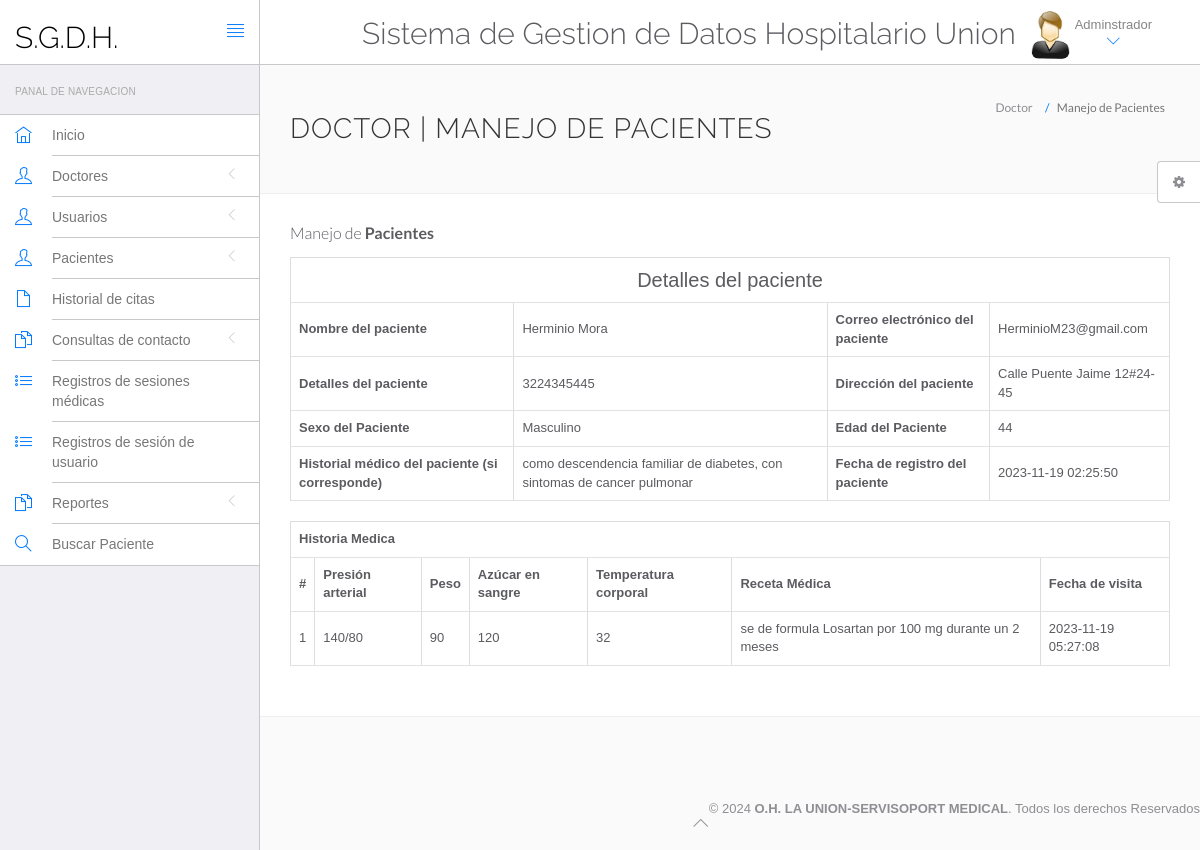
The app's page /hms/admin/view-patient.php?viewid=1 (signed in) with its own data.
### tables this page shows
CREATE TABLE `tblpatient` (
  `ID` int(10) NOT NULL,
  `Docid` int(10) DEFAULT NULL,
  `PatientName` varchar(200) DEFAULT NULL,
  `PatientContno` bigint(10) DEFAULT NULL,
  `PatientEmail` varchar(200) DEFAULT NULL,
  `PatientGender` varchar(50) DEFAULT NULL,
  `PatientAdd` mediumtext,
  `PatientAge` int(10) DEFAULT NULL,
  `PatientMedhis` mediumtext,
  `CreationDate` timestamp NULL DEFAULT CURRENT_TIMESTAMP,
  `UpdationDate` timestamp NULL DEFAULT NULL ON UPDATE CURRENT_TIMESTAMP
);

CREATE TABLE `tblmedicalhistory` (
  `ID` int(10) NOT NULL,
  `PatientID` int(10) DEFAULT NULL,
  `BloodPressure` varchar(200) DEFAULT NULL,
  `BloodSugar` varchar(200) NOT NULL,
  `Weight` varchar(100) DEFAULT NULL,
  `Temperature` varchar(200) DEFAULT NULL,
  `MedicalPres` mediumtext,
  `CreationDate` timestamp NOT NULL DEFAULT CURRENT_TIMESTAMP ON UPDATE CURRENT_TIMESTAMP
);

### hms/admin/view-patient.php (the view, shortened to what this page needs)
<?php
include('include/config.php');
?>
<!DOCTYPE html>
<html lang="en">
	<head>
		<link rel="stylesheet" href="vendor/bootstrap/css/bootstrap.min.css">
		<link rel="stylesheet" href="vendor/fontawesome/css/font-awesome.min.css">
		<link rel="stylesheet" href="vendor/themify-icons/themify-icons.min.css">
		<link href="vendor/animate.css/animate.min.css" rel="stylesheet" media="screen">
		<link href="vendor/perfect-scrollbar/perfect-scrollbar.min.css" rel="stylesheet" media="screen">
		<link href="vendor/switchery/switchery.min.css" rel="stylesheet" media="screen">
		<link href="vendor/bootstrap-touchspin/jquery.bootstrap-touchspin.min.css" rel="stylesheet" media="screen">
		<link href="vendor/select2/select2.min.css" rel="stylesheet" media="screen">
		<link href="vendor/bootstrap-datepicker/bootstrap-datepicker3.standalone.min.css" rel="stylesheet" media="screen">
		<link href="vendor/bootstrap-timepicker/bootstrap-timepicker.min.css" rel="stylesheet" media="screen">
		<link rel="stylesheet" href="assets/css/styles.css">
		<link rel="stylesheet" href="assets/css/plugins.css">
		<link rel="stylesheet" href="assets/css/themes/theme-1.css" id="skin_color" />
	</head>
	<body>
		<div id="app">
<?php include('include/sidebar.php');?>
<div class="app-content">
<?php include('include/header.php');?>
<div class="main-content" >
<div class="wrap-content container" id="container">
<section id="page-title">
<div class="row">
<div class="col-sm-8">
<h1 class="mainTitle">Doctor | Manejo de Pacientes</h1>
</div>
<ol class="breadcrumb">
<li>
<span>Doctor</span>
</li>
<li class="active">
<span> Manejo de Pacientes</span>
</li>
</ol>
</div>
</section>
<div class="container-fluid container-fullw bg-white">
<div class="row">
<div class="col-md-12">
<h5 class="over-title margin-bottom-15"> Manejo de  <span class="text-bold">Pacientes</span></h5>
<?php
                               $vid=$_GET['viewid'];
                               $ret=mysqli_query($con,"select * from tblpatient where ID='$vid'");
$cnt=1;
while ($row=mysqli_fetch_array($ret)) {
                               ?>
<table border="1" class="table table-bordered">
 <tr align="center">
<td colspan="4" style="font-size:20px;color:blue">
 Detalles del paciente</td></tr>
    <tr>
    <th scope>Nombre del paciente</th>
    <td><?php  echo $row['PatientName'];?></td>
    <th scope>Correo electrónico del paciente</th>
    <td><?php  echo $row['PatientEmail'];?></td>
  </tr>
  <tr>
    <th scope>Detalles del paciente</th>
    <td><?php  echo $row['PatientContno'];?></td>
    <th>Dirección del paciente</th>
    <td><?php  echo $row['PatientAdd'];?></td>
  </tr>
    <tr>
    <th>Sexo del Paciente</th>
    <td><?php  echo $row['PatientGender'];?></td>
    <th>Edad del Paciente</th>
    <td><?php  echo $row['PatientAge'];?></td>
  </tr>
  <tr>
    <th>Historial médico del paciente (si corresponde)</th>
    <td><?php  echo $row['PatientMedhis'];?></td>
     <th>Fecha de registro del paciente</th>
    <td><?php  echo $row['CreationDate'];?></td>
  </tr>
<?php }?>
</table>
<?php
$ret=mysqli_query($con,"select * from tblmedicalhistory  where PatientID='$vid'");
 ?>
<table id="datatable" class="table table-bordered dt-responsive nowrap" style="border-collapse: collapse; border-spacing: 0; width: 100%;">
  <tr align="center">
   <th colspan="8" >Historia Medica</th>
  </tr>
  <tr>
    <th>#</th>
<th>Presión arterial</th>
<th>Peso</th>
<th>Azúcar en sangre</th>
<th>Temperatura corporal</th>
<th>Receta Médica</th>
<th>Fecha de visita</th>
</tr>
<?php
while ($row=mysqli_fetch_array($ret)) {
  ?>
<tr>
  <td><?php echo $cnt;?></td>
 <td><?php  echo $row['BloodPressure'];?></td>
 <td><?php  echo $row['Weight'];?></td>
 <td><?php  echo $row['BloodSugar'];?></td>
  <td><?php  echo $row['Temperature'];?></td>
  <td><?php  echo $row['MedicalPres'];?></td>
  <td><?php  echo $row['CreationDate'];?></td>
</tr>
<?php $cnt=$cnt+1;} ?>
</table>
</div>
</div>
</div>
</div>
</div>
</div>
</div>
	<?php include('include/footer.php');?>
	<?php include('include/setting.php');?>
	</body>
</html>

### hms/admin/assets/css/themes/theme-1.css (style rules this page uses)
body { background: #FAFAFA; }

### records on screen
tblpatient: PatientName "Herminio Mora", PatientEmail "HerminioM23@gmail.com", PatientContno "3224345445", PatientAdd "Calle Puente Jaime 12#24-45", PatientGender "Masculino", PatientAge "44", PatientMedhis "como descendencia familiar de diabetes, con sintomas de cancer pulmonar", CreationDate "2023-11-19 02:25:50"
tblmedicalhistory: BloodPressure "140/80", Weight "90", BloodSugar "120", Temperature "32", MedicalPres "se de formula Losartan por 100 mg durante un 2 meses", CreationDate "2023-11-19 05:27:08"
